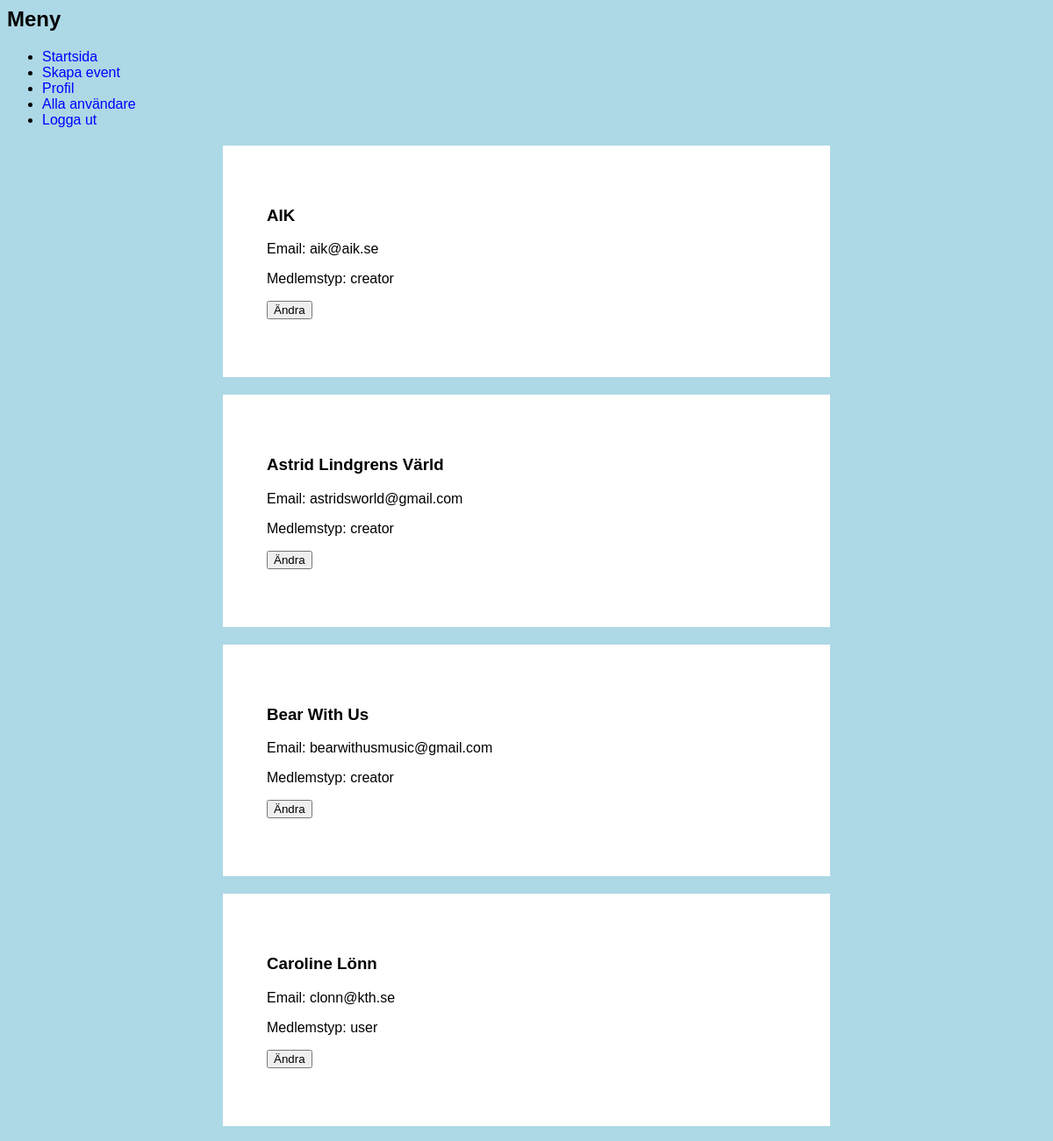
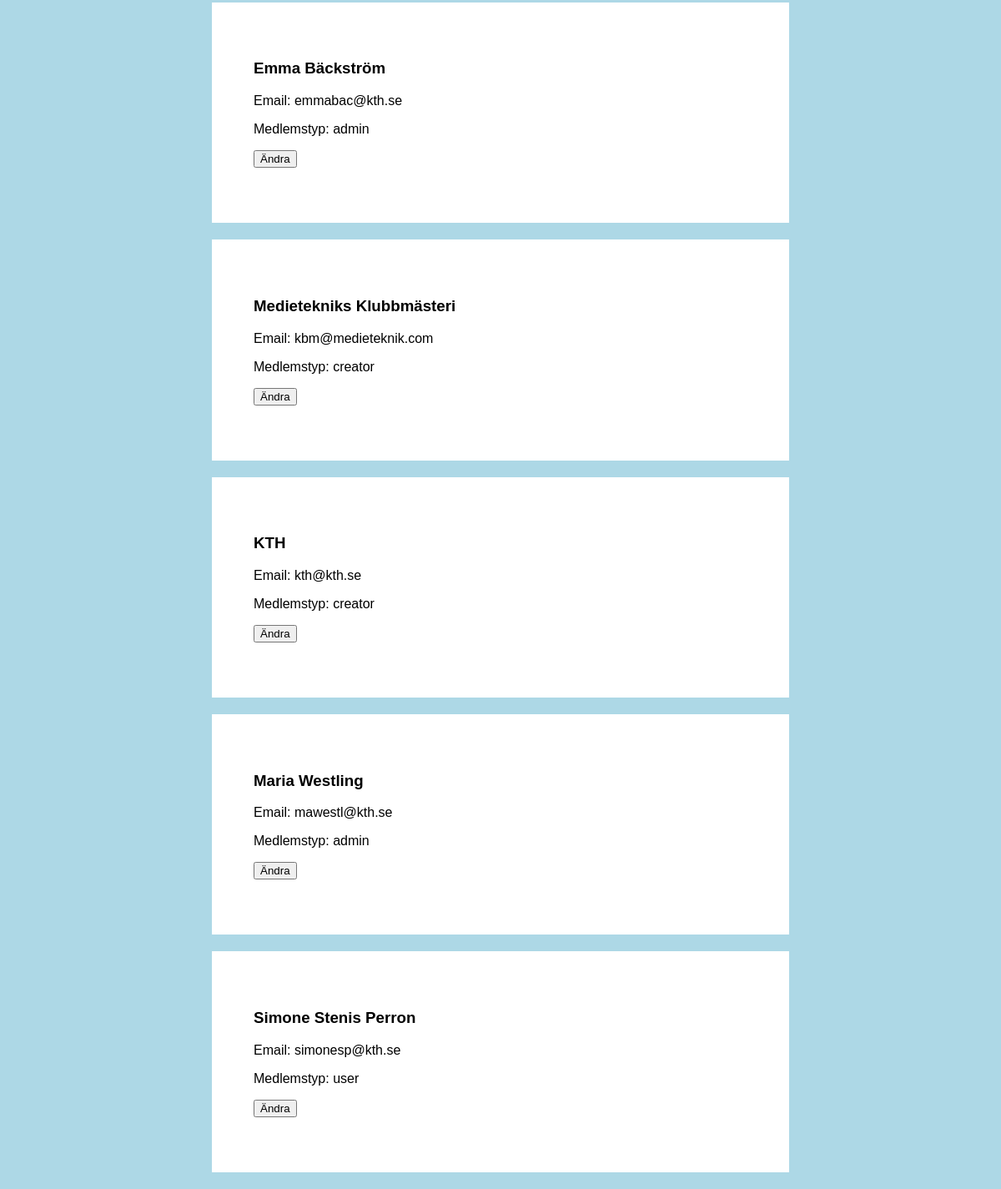
Page /all_users.php (signed in) on the committed database (2 pictures, top to bottom).
### tables this page shows
CREATE TABLE users (
	user_email VARCHAR(40) PRIMARY KEY,
	user_name VARCHAR(50),
	user_password VARCHAR(20),
	user_type VARCHAR(8)
);

### all_users.php (the view, shortened to what this page needs)
<html>
	<?php
		$link = mysqli_connect('localhost', 'emmabac', 'emmabac-xmlpub13', 'emmabac');
	    $query = "SELECT user_email, user_name, user_password, user_type
	    		  FROM users
	    ";
	    if (($result = mysqli_query($link, $query)) === false) {
	       printf("Query failed: %s<br />\n%s", $query, mysqli_error($link));
	       exit();
	    }
	    $users = "";
	    while ($line = $result->fetch_object()) {
	        $user_email = $line->user_email;
	        $user_name = $line->user_name;
	        $user_type = $line->user_type;
	        $user_email = utf8_encode($user_email);
	        $user_name = utf8_encode($user_name);
	        $user_type = utf8_encode($user_type);
	        $users .= "<div class='container'>
		        	<h3>$user_name</h3>
		        	<p>Email: $user_email</p>
		        	<p>Medlemstyp: $user_type</p>
		        	<form action='update_user.php' method='post'>
						<input type='hidden' value='{$user_email}' name='user_id'/>
						<input type='submit' value='Ändra'/>
					</form>
				</div>
	        ";
	    }
	?>
	<head>
	    <link rel="stylesheet" type="text/css" href="/~emmabac/DM2517/project/style.css"/>
	</head>
	<body>
		<?php
		include 'menu.php';
		print $users;
    ?>
	</body>
</html>

### menu.php
<div class="menu">
    <h2>Meny</h2>
    <ul>
        <li><a href="index.php">Startsida</a></li>
    <?php
        if(!isset($_SESSION['name'])) {
            $loginItem = "<li><a href='login.php'>Logga in</a></li>";
        } else {
            $loginItem = "<li><a href='logout.php'>Logga ut</a></li>";
        }
        if(isset($_SESSION['name'])) {
            if($_SESSION['user_type'] == 'admin' || $_SESSION['user_type'] == 'creator') {
                print utf8_encode("<li><a href='create_event.php'>Skapa event</a></li>");
            }
        }
    ?>
    <li><a href="profile.php">Profil</a></li>
    <?php
        if(isset($_SESSION['name'])) {
            if($_SESSION['user_type'] == 'admin') {
                print "<li><a href='all_users.php'>Alla användare</a></li>";
            }
        }
    ?>
    <?php
        print utf8_encode($loginItem);
    ?>
    </ul>
</div>

### style.css (style rules this page uses)
body { background-color: lightblue; font-family: sans-serif; }
a, a:visited { color: blue; text-decoration: none; }
.container { background-color: #fff; padding: 50px; margin: 20px auto; width: 50%; }

### rows in the picture
users: user_name "AIK", user_email "aik@aik.se", user_type "creator"
users: user_name "Astrid Lindgrens Värld", user_email "astridsworld@gmail.com", user_type "creator"
users: user_name "Bear With Us", user_email "bearwithusmusic@gmail.com", user_type "creator"
users: user_name "Caroline Lönn", user_email "clonn@kth.se", user_type "user"
users: user_name "Emma Bäckström", user_email "emmabac@kth.se", user_type "admin"
users: user_name "Medietekniks Klubbmästeri", user_email "kbm@medieteknik.com", user_type "creator"
users: user_name "KTH", user_email "kth@kth.se", user_type "creator"
users: user_name "Maria Westling", user_email "mawestl@kth.se", user_type "admin"
users: user_name "Simone Stenis Perron", user_email "simonesp@kth.se", user_type "user"

### other values in the picture
utf8_encode("<li><a href='create_event.php'>Skapa event</a></li>") "Skapa event"
